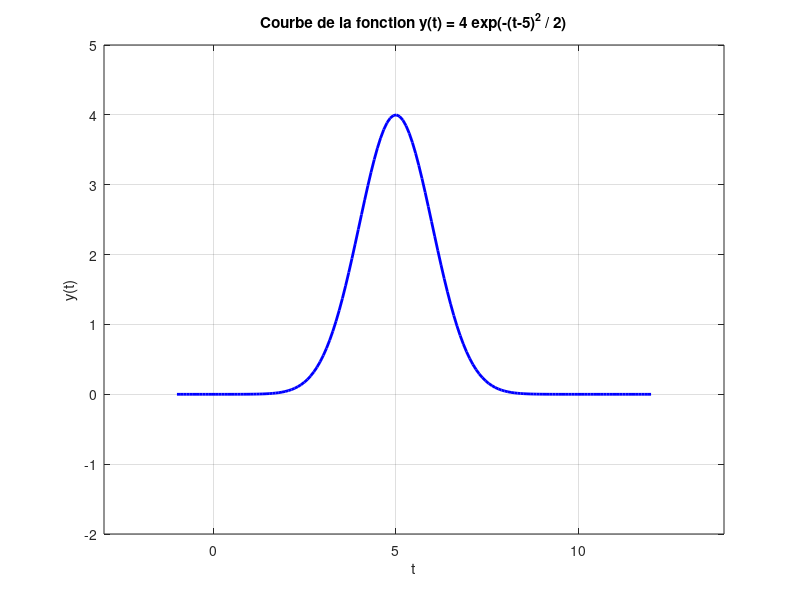

The MATLAB source for this figure:

t = linspace(-1, 12, 150);
y = 4 * exp(-((t - 5).^2) / 2);
figure;
plot(t, y, 'b', 'LineWidth', 2);
grid on;
hold on;
axis([-3 14 -2 5]);
xlabel('t');
ylabel('y(t)');
title('Courbe de la fonction y(t) = 4 exp(-(t-5)^2 / 2)');
hold off;
